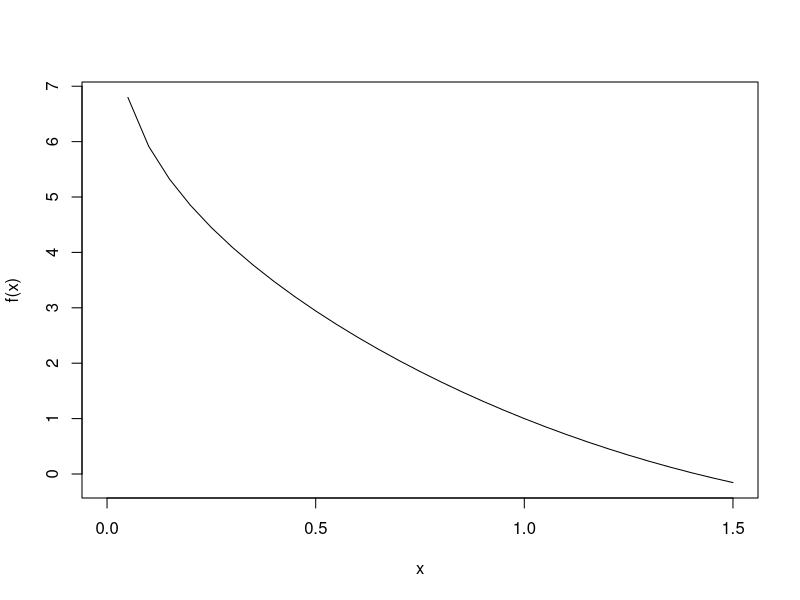
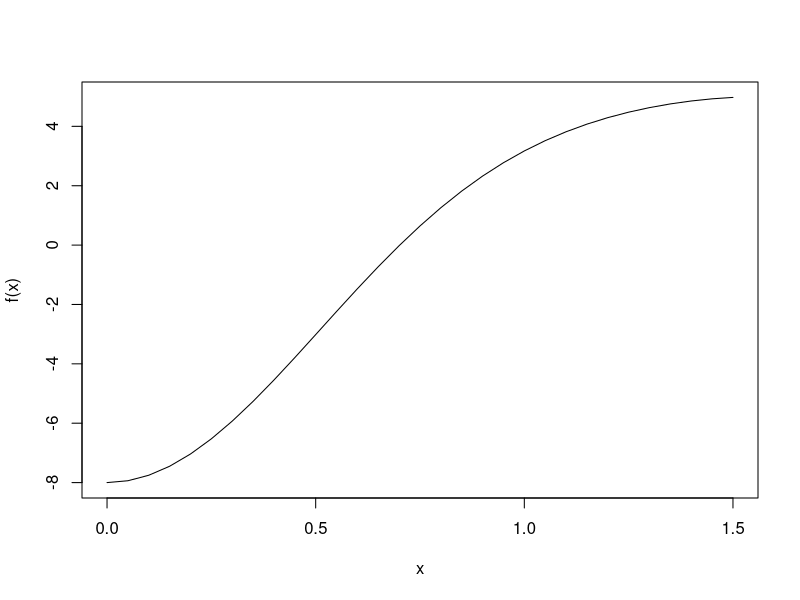

Write the R code that produced these figures, in order. (Note: this script raises an error after producing the figures.)
#REGULAR FALSI

#EXCERCISE REGULAR FALSI C

f=function(x) (x-2)^2-log(x)

graphic <- function(f,x){
  my.frame = data.frame(x,f(x))
  print(my.frame)
  plot(x,f(x), type="l")
}
graphic(f,seq(0,1.5,0.05))

regfalroot = function(f, xmin, xmax, tol=1e-4){
  a= xmin; b= xmax
  #check inputs
  if (a >= b){
    cat("error: xmin > xmax \n")
    return(NULL)
  }
  if (f(a) == 0){
    return(a)
  }
  else if (f(b) == 0){
    return(b)
  }
  else if (f(a)*f(b) > 0){
    cat("error: f(xmin) and f(xmax) of same sign \n")
    return(NULL)
  }
  #if inputs OK, converge to root
  iter = 0
  while ((b-a) > tol){
    c= (b-(f(b)*(a-b)/(f(a)-f(b))))
    if (f(c)==0){
      return (c)
    }
    else if (f(a)*f(c) <0){
      b =c 
    }
    else {
      a = c
    }
    iter = iter +1
  }
  return (c((b-(f(b)*(a-b)/(f(a)-f(b)))), iter, (b-a))) #root, iterations, precision
}

regfalroot(f,1.4,1.42)

#EXCERCISE REGULAR FALSI B

f=function(x) 5*sin(x)^2-8*cos(x)^5

graphic <- function(f,x){
  my.frame = data.frame(x,f(x))
  print(my.frame)
  plot(x,f(x), type="l")
}
graphic(f,seq(0,1.5,0.05))

regfalroot = function(f, xmin, xmax, tol=1e-4){
  a= xmin; b= xmax
  #check inputs
  if (a >= b){
    cat("error: xmin > xmax \n")
    return(NULL)
  }
  if (f(a) == 0){
    return(a)
  }
  else if (f(b) == 0){
    return(b)
  }
  else if (f(a)*f(b) > 0){
    cat("error: f(xmin) and f(xmax) of same sign \n")
    return(NULL)
  }
  #if inputs OK, converge to root
  iter = 0
  while ((b-a) > tol){
    c= (b-(f(b)*(a-b)/(f(a)-f(b))))
    if (f(c)==0){
      return (c)
    }
    else if (f(a)*f(c) <0){
      b =c 
    }
    else {
      a = c
    }
    iter = iter +1
  }
  return (c((b-(f(b)*(a-b)/(f(a)-f(b)))), iter, (b-a))) #root, iterations, precision
}

regfalroot(f,0.7,0.75)

#EXCERCISE REGULAR FALSI A

f=function(x) (2*X^3) - (2.5*X) - 5

graphic <- function(f,x){
  my.frame = data.frame(x,f(x))
  print(my.frame)
  plot(x,f(x), type="l")
}
graphic(f,seq(0,5,0.05))

regfalroot = function(f, xmin, xmax, tol=1e-4){
  a= xmin; b= xmax
  #check inputs
  if (a >= b){
    cat("error: xmin > xmax \n")
    return(NULL)
  }
  if (f(a) == 0){
    return(a)
  }
  else if (f(b) == 0){
    return(b)
  }
  else if (f(a)*f(b) > 0){
    cat("error: f(xmin) and f(xmax) of same sign \n")
    return(NULL)
  }
  #if inputs OK, converge to root
  iter = 0
  while ((b-a) > tol){
    c= (b-(f(b)*(a-b)/(f(a)-f(b))))
    if (f(c)==0){
      return (c)
    }
    else if (f(a)*f(c) <0){
      b =c 
    }
    else {
      a = c
    }
    iter = iter +1
  }
  return (c((b-(f(b)*(a-b)/(f(a)-f(b)))), iter, (b-a))) #root, iterations, precision
}

regfalroot(f,0.7,0.75)
